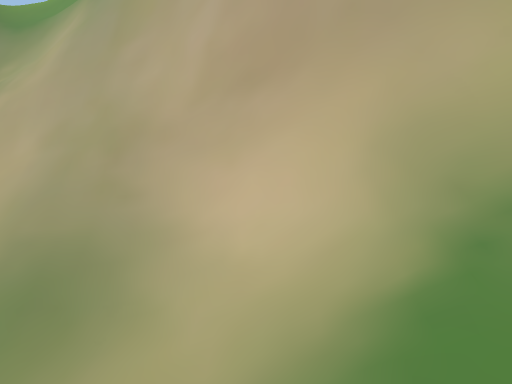
view 1 (above)

12 first-person views from a walk through a 3-D level made in the Unity game engine. The camera is 1.4 m above the floor, tilts 4° down and sees 75° across. The floor is counted in squares, 1 m on a side. Each view is taken from the middle of a square. On the plan, view 1 faces up. The plan holds only what a view shows up to about 15 squares ahead; the rest is blank. The place goes on beyond the plan. Some animated figures are left out.

view 2
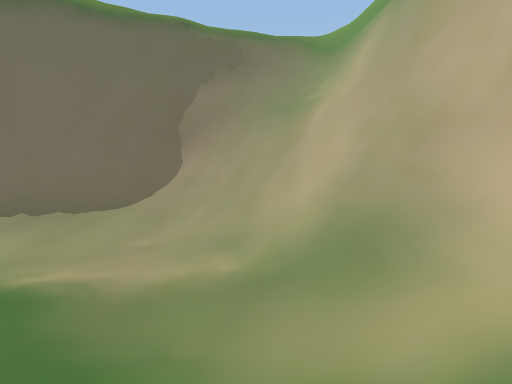

view 3
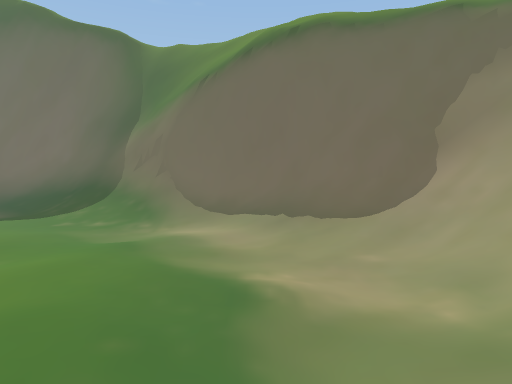

view 4
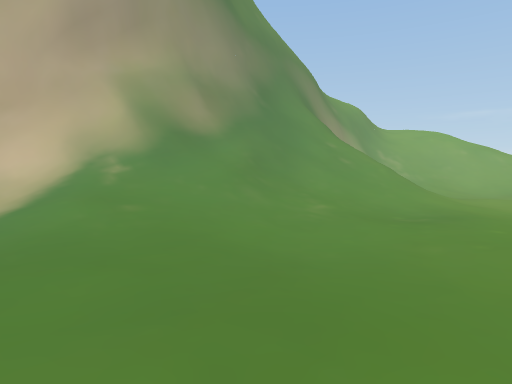

view 5
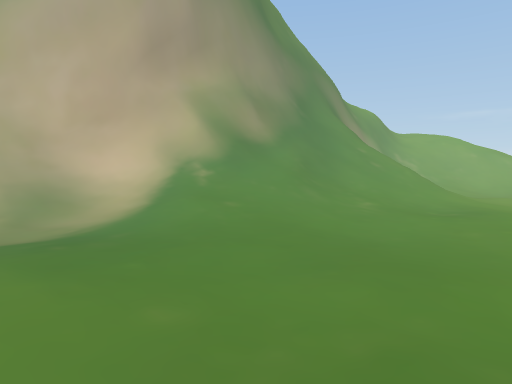

view 6
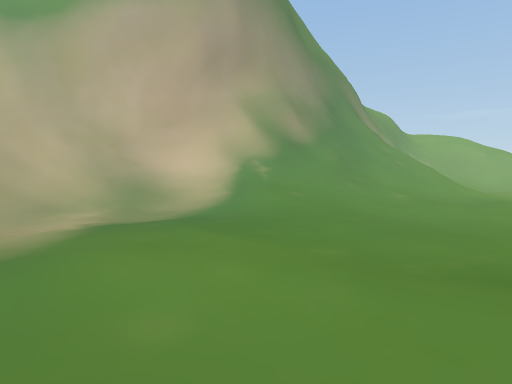

view 7
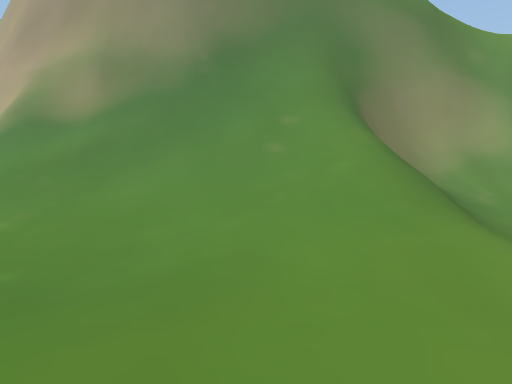

view 8
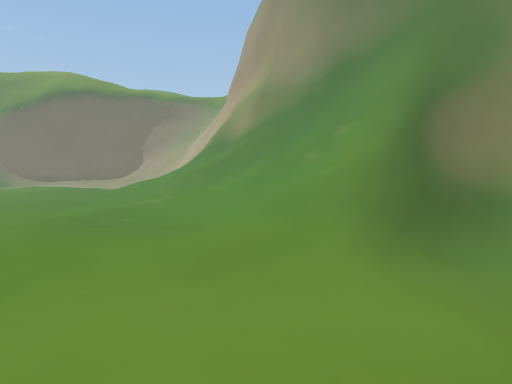

view 9
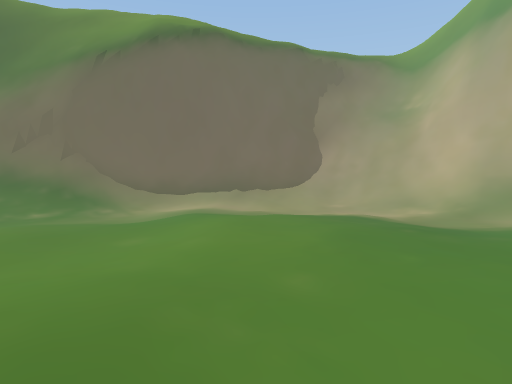

view 10
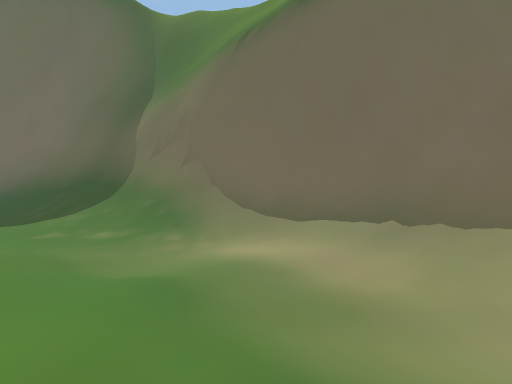

view 11
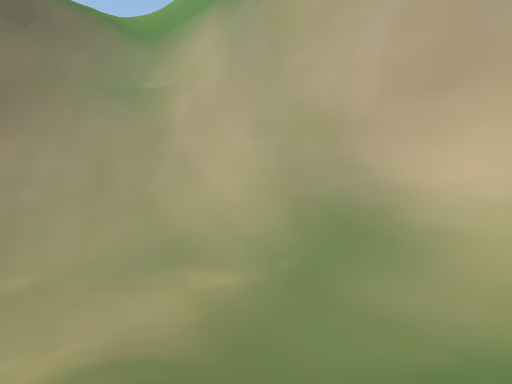

view 12
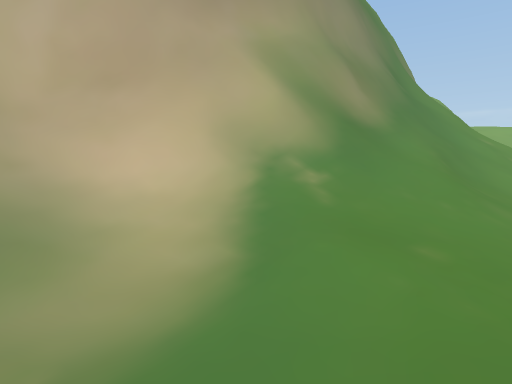

### Floor plan
Key: @ floor where view 1 was taken; # wall or solid block; . main floor; : floor 0.25 m higher than the main floor; + floor 0.75 m higher than the main floor; / step, stairs or slope; = window, fence, low wall or low ledge; ^ raised ledge; v drop or lower ground.
Columns run from 19 left of view 1 to 17 right of it. Each row starts with its distance up from view 1.
 14          //=^
 13         ///#=#
 12         / =###
 11         v===###
 10         v=// =##
  9       /v#=///=###
  8       /v#=///####
  7      /vv#=////####
  6      /vv##/////==###              vv
  5     //v #=//////#=####   vvvv    #
  4     /vv##=/////////=####     ########
  3     /vv##//..../////==#########==####
  2     /v##=/.......:////======##//=##=/
  1     /v#=/:.......:///////////////=///
  0     v##//....::..:/@+////////////////
 -1 // /v#=/.....::::::/++//////////////.
 -2 ////v#//..::::::::::::::::++///////.
 -3 ///v##/....:::::.........:::://////.
 -4 vvvv#=/....:::::...............::....
 -5 vvv##//......:::.....................
 -6 v ##=/:.......::.....................
 -7  ##=//:...:...::....................
 -8 ###=//.... . .:::.. ..        . ..  .

Positions as (right, up) in squares from view 1, and headings:
1: (0, 0), facing up
2: (0, -1), facing up-left
3: (0, 0), facing left
4: (-2, -8), facing up-right
5: (-5, -8), facing up-right
6: (-8, -8), facing up-right
7: (11, -8), facing up
8: (17, -8), facing up-left
9: (-1, -8), facing up-left
10: (-4, -2), facing left
11: (-4, -2), facing up
12: (-3, -2), facing up-right
